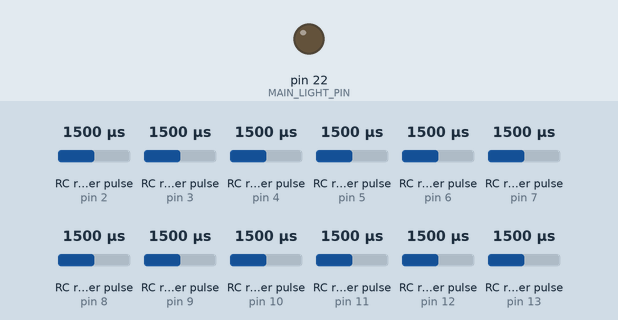
Simulated run of this sketch. Board: Arduino Mega 2560, built with avr-gcc and run on an emulated ATmega2560. Shown: output pins drawn as LEDs (lit = HIGH). Wiring (inferred from the names in the program): 10 × RC receiver channel: data pin 2 / data pin 3 / data pin 4 / data pin 5 / data pin 6 / data pin 7 / data pin 8 / data pin 9 / data pin 10 / data pin 11. The inputs (shaded band) are chosen by the test bench; at power-on: RC receiver pulse (sensors on pin 11, pin 10, pin 2, pin 3, pin 4, pin 5, pin 6, pin 7, pin 8, pin 9, pin 12, pin 13) 1500 µs. What the sketch prints to the serial monitor is not drawn.

Above: at 1.2 s.
1.3 s: RC receiver pulse (sensor on pin 11) set to 1685 µs
2.8 s: RC receiver pulse (sensor on pin 11) set to 1708 µs
At 3.6 s:
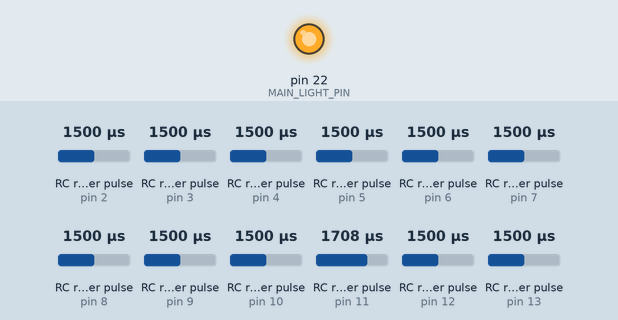
4.3 s: RC receiver pulse (sensor on pin 10) set to 1690 µs
5.8 s: RC receiver pulse (sensor on pin 10) set to 1716 µs
Timing chart, 0 to 8.7 s (numbered marks = the images above; inputs shaded):
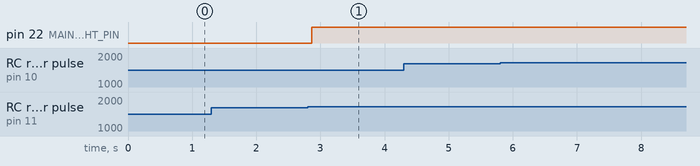

Measured:
- the behaviour switches between 1699 and 1700 µs on RC receiver pulse (sensor on pin 11) (found by bisection; images 0 and 1)
- after the input at 1.3 s, every drawn part: stays the same
- after the input at 2.8 s, pin 22 (MAIN_LIGHT_PIN): LOW → HIGH after 0.07 s
- after the input at 4.3 s, every drawn part: stays the same
- after the input at 5.8 s, every drawn part: stays the same

The sketch:

r12f_channel_reader.ino
````cpp
/*
 * R12F Receiver Channel Reader for ROS2 Robot Control
 *
 * This sketch reads all 12 channels from a Radiolink R12F receiver
 * and formats the output for ROS2 integration to control a tracked robot.
 *
 * CHANNEL MAPPING:
 * - CH1: Camera gimbal left/right
 * - CH2: Forward/backward movement
 * - CH3: Camera gimbal up/down
 * - CH4: Left/right movement (steering)
 * - CH6: Speed control (1-100)
 * - CH9: Autonomous/Manual mode toggle
 * - CH10: Main light ON/OFF
 *
 * HARDWARE:
 * - Arduino Mega connected via USB
 * - Radiolink R12F receiver (Radiolink T12D ELRS 12 Channels Transmitter)
 * - ROS2-based tracked robot
 *
 * CONNECTIONS:
 * - Connect each channel from the R12F to a digital pin on the Arduino Mega
 * - Default pin assignments can be modified in the CHANNEL_PINS array
 *
 * ROS2 INTEGRATION:
 * This sketch outputs JSON-formatted data that can be easily parsed by a ROS2 node.
 * The output includes:
 *
 * 1. Twist message data for robot movement:
 *    - linear.x: Forward/backward motion (-1.0 to 1.0)
 *    - angular.z: Rotation/steering (-1.0 to 1.0)
 *
 * 2. Gimbal control data:
 *    - pan: Left/right camera movement (-1.0 to 1.0)
 *    - tilt: Up/down camera movement (-1.0 to 1.0)
 *
 * 3. Parameter data:
 *    - speed_scale: Speed multiplier (1-100)
 *    - autonomous_mode: Boolean flag for autonomous operation
 *
 * 4. Raw channel values for debugging
 *
 * EXAMPLE ROS2 INTEGRATION:
 *
 * ```python
 * #!/usr/bin/env python3
 * import rclpy
 * from rclpy.node import Node
 * import serial
 * import json
 * from geometry_msgs.msg import Twist
 * from std_msgs.msg import Bool, Int32
 *
 * class R12FNode(Node):
 *     def __init__(self):
 *         super().__init__('r12f_controller')
 *
 *         # Publishers
 *         self.twist_pub = self.create_publisher(Twist, 'cmd_vel', 10)
 *         self.gimbal_pan_pub = self.create_publisher(Float32, 'gimbal/pan', 10)
 *         self.gimbal_tilt_pub = self.create_publisher(Float32, 'gimbal/tilt', 10)
 *         self.speed_scale_pub = self.create_publisher(Int32, 'speed_scale', 10)
 *         self.auto_mode_pub = self.create_publisher(Bool, 'autonomous_mode', 10)
 *
 *         # Serial connection
 *         self.serial = serial.Serial('/dev/ttyACM0', 115200)
 *
 *         # Timer for reading from serial
 *         self.timer = self.create_timer(0.01, self.read_serial)
 *
 *     def read_serial(self):
 *         if self.serial.in_waiting:
 *             try:
 *                 line = self.serial.readline().decode('utf-8').strip()
 *                 data = json.loads(line)
 *
 *                 # Create and publish Twist message
 *                 twist_msg = Twist()
 *                 twist_msg.linear.x = data['twist']['linear']['x']
 *                 twist_msg.linear.y = data['twist']['linear']['y']
 *                 twist_msg.linear.z = data['twist']['linear']['z']
 *                 twist_msg.angular.x = data['twist']['angular']['x']
 *                 twist_msg.angular.y = data['twist']['angular']['y']
 *                 twist_msg.angular.z = data['twist']['angular']['z']
 *                 self.twist_pub.publish(twist_msg)
 *
 *                 # Publish gimbal controls
 *                 pan_msg = Float32()
 *                 pan_msg.data = data['gimbal']['pan']
 *                 self.gimbal_pan_pub.publish(pan_msg)
 *
 *                 tilt_msg = Float32()
 *                 tilt_msg.data = data['gimbal']['tilt']
 *                 self.gimbal_tilt_pub.publish(tilt_msg)
 *
 *                 # Publish parameters
 *                 speed_msg = Int32()
 *                 speed_msg.data = data['params']['speed_scale']
 *                 self.speed_scale_pub.publish(speed_msg)
 *
 *                 auto_msg = Bool()
 *                 auto_msg.data = data['params']['autonomous_mode']
 *                 self.auto_mode_pub.publish(auto_msg)
 *
 *                 # Publish main light status
 *                 light_msg = Bool()
 *                 light_msg.data = data['params']['main_light']
 *                 self.main_light_pub = self.create_publisher(Bool, 'main_light', 10)
 *                 self.main_light_pub.publish(light_msg)
 *
 *             except json.JSONDecodeError:
 *                 self.get_logger().warn('Invalid JSON received')
 *             except Exception as e:
 *                 self.get_logger().error(f'Error processing data: {str(e)}')
 *
 * def main(args=None):
 *     rclpy.init(args=args)
 *     node = R12FNode()
 *     rclpy.spin(node)
 *     node.destroy_node()
 *     rclpy.shutdown()
 *
 * if __name__ == '__main__':
 *     main()
 * ```
 */

// Define the number of channels on the R12F receiver
#define NUM_CHANNELS 12

// Define the pins connected to each channel of the R12F receiver
// Modify these pin assignments based on your actual connections
const int CHANNEL_PINS[NUM_CHANNELS] = {2, 3, 4, 5, 6, 7, 8, 9, 10, 11, 12, 13};

// Define the pin for the main light
const int MAIN_LIGHT_PIN = 22;  // Using pin 22 for the main light output

// Variables to store the pulse width values for each channel
unsigned long channel_values[NUM_CHANNELS];

// Timeout for pulseIn function (in microseconds)
// Adjust this if you're missing readings
const unsigned long PULSE_TIMEOUT = 25000;

// RC channel value ranges
const int RC_MIN = 1000;  // Minimum expected RC value
const int RC_MAX = 2000;  // Maximum expected RC value
const int RC_MID = 1500;  // Middle/neutral position
const int RC_DEADBAND = 20; // Deadband around center position

// Function to map RC values to a normalized range (-1.0 to 1.0)
float normalizeRCValue(unsigned long value) {
  // Handle zero values (no signal)
  if (value < 100) return 0.0;

  // Constrain to expected range
  value = constrain(value, RC_MIN, RC_MAX);

  // Apply deadband around center
  if (value > RC_MID - RC_DEADBAND && value < RC_MID + RC_DEADBAND) {
    return 0.0;
  }

  // Map to -1.0 to 1.0 range
  if (value < RC_MID) {
    return map(value, RC_MIN, RC_MID, -1000, 0) / 1000.0;
  } else {
    return map(value, RC_MID, RC_MAX, 0, 1000) / 1000.0;
  }
}

// Function to map RC values to a speed scale (1-100)
int mapToSpeedScale(unsigned long value) {
  // Handle zero values (no signal)
  if (value < 100) return 1;

  // Constrain to expected range
  value = constrain(value, RC_MIN, RC_MAX);

  // Map to 1-100 range with adjusted input range to ensure full output range
  // The RC_MIN and RC_MAX might not be exactly 1000 and 2000 in practice
  // Using 1050 and 1950 as effective range to ensure we get full 1-100 output
  return map(value, 1050, 1950, 1, 100);
}

// Function to check if a channel is in "high" position (for toggle switches)
bool isChannelHigh(unsigned long value) {
  return value > 1700;
}

void setup() {
  // Initialize serial communication
  Serial.begin(115200);

  // Set all channel pins as inputs
  for (int i = 0; i < NUM_CHANNELS; i++) {
    pinMode(CHANNEL_PINS[i], INPUT);
  }

  // Set the main light pin as output
  pinMode(MAIN_LIGHT_PIN, OUTPUT);

  // Wait for serial port to connect
  while (!Serial) {
    ; // Wait for serial port to connect
  }

  Serial.println("R12F Channel Reader for ROS2");
  Serial.println("----------------------------");
}

void loop() {
  // Read all channel values
  for (int i = 0; i < NUM_CHANNELS; i++) {
    // Read the pulse width of the channel (HIGH signal)
    channel_values[i] = pulseIn(CHANNEL_PINS[i], HIGH, PULSE_TIMEOUT);
  }

  // Extract control values
  float gimbal_x = normalizeRCValue(channel_values[0]);  // CH1: Camera gimbal left/right
  float linear_y = normalizeRCValue(channel_values[1]);  // CH2: Forward/backward
  float gimbal_y = normalizeRCValue(channel_values[2]);  // CH3: Camera gimbal up/down
  float angular_z = normalizeRCValue(channel_values[3]); // CH4: Left/right steering
  float speed_scale = normalizeRCValue(channel_values[5]); // CH6: Speed control
  bool autonomous_mode = isChannelHigh(channel_values[8]); // CH9: Autonomous/Manual toggle
  bool main_light_on = isChannelHigh(channel_values[9]); // CH10: Main light ON/OFF

  // Control the main light based on channel 10
  digitalWrite(MAIN_LIGHT_PIN, main_light_on ? HIGH : LOW);

  // Map speed scale to 1-100 range
  int speed_scale_int = mapToSpeedScale(channel_values[5]); // CH6: Speed control

  // Format output for ROS2 in JSON-like format
  Serial.print("{");

  // Movement controls (for Twist messages)
  Serial.print("\"twist\":{");
  Serial.print("\"linear\":{\"x\":");
  Serial.print(-linear_y, 3); // Forward/backward maps to linear.x in ROS
  Serial.print(",\"y\":0.0,\"z\":0.0},");
  Serial.print("\"angular\":{\"x\":0.0,\"y\":0.0,\"z\":");
  Serial.print(angular_z, 3);
  Serial.print("}},");

  // Camera gimbal controls
  Serial.print("\"gimbal\":{\"pan\":");
  Serial.print(gimbal_x, 3);
  Serial.print(",\"tilt\":");
  Serial.print(gimbal_y, 3);
  Serial.print("},");

  // Control parameters
  Serial.print("\"params\":{\"speed_scale\":");
  Serial.print(speed_scale_int); // Now using integer 1-100 range
  Serial.print(",\"autonomous_mode\":");
  Serial.print(autonomous_mode ? "true" : "false");
  Serial.print(",\"main_light\":");
  Serial.print(main_light_on ? "true" : "false");
  Serial.print("},");

  // Raw channel values (for debugging)
  Serial.print("\"raw\":[");
  for (int i = 0; i < NUM_CHANNELS; i++) {
    Serial.print(channel_values[i]);
    if (i < NUM_CHANNELS - 1) {
      Serial.print(",");
    }
  }
  Serial.println("]}");

  // Add a small delay to avoid flooding the serial connection
  delay(10);
}
````
